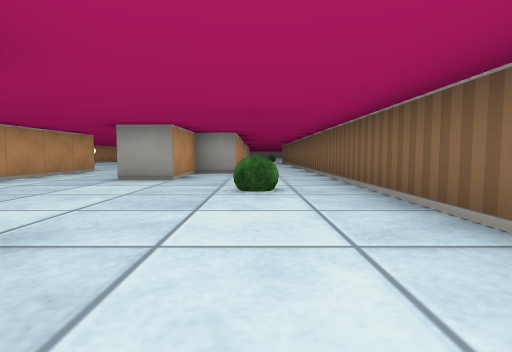
View 1 (above)

15 first-person views from a walk through a cub3D ray-caster map. The camera is about half as high as the walls, tilts 4° down and sees 80° across. The floor is counted in squares. Each view is taken from the middle of a square. On the plan, view 1 faces up. The plan holds only what a view shows up to about 9 squares ahead; the rest is blank.

View 2
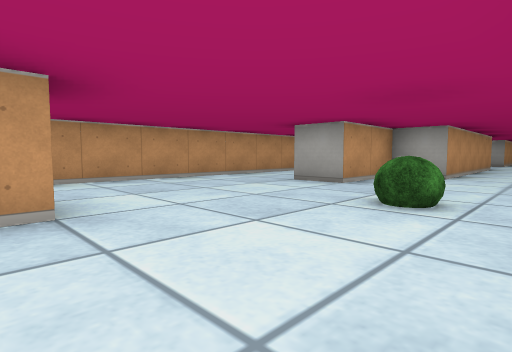

View 3
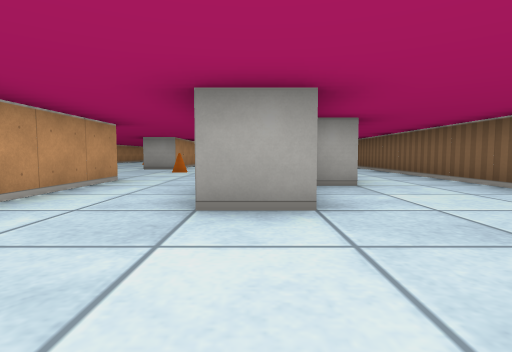

View 4
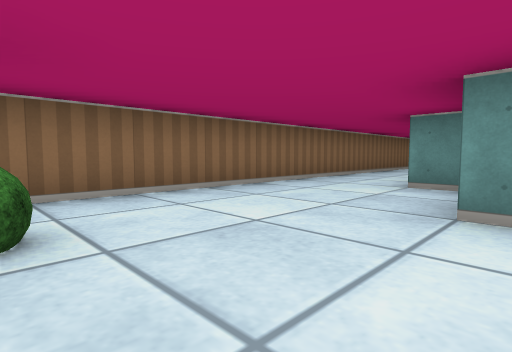

View 5
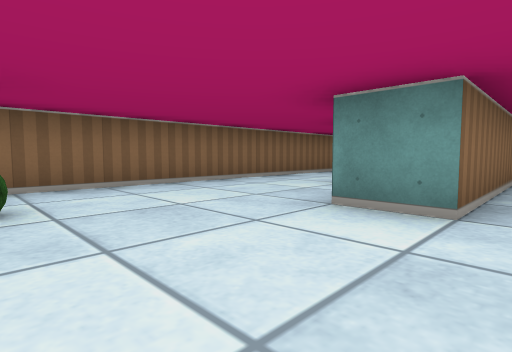

View 6
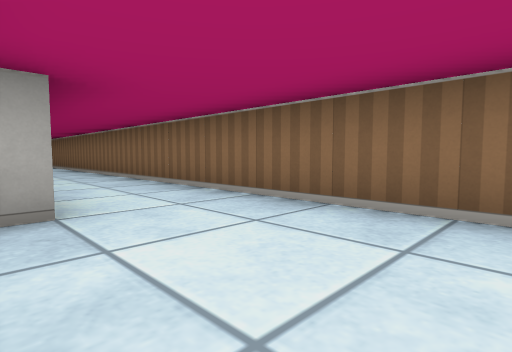

View 7
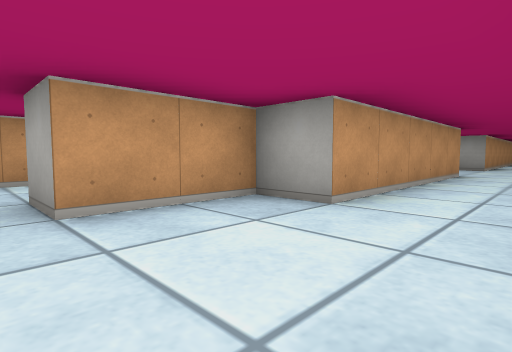

View 8
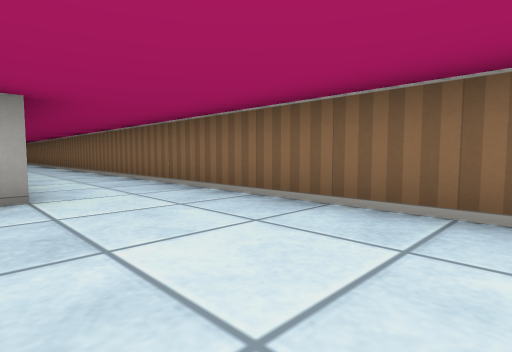

View 9
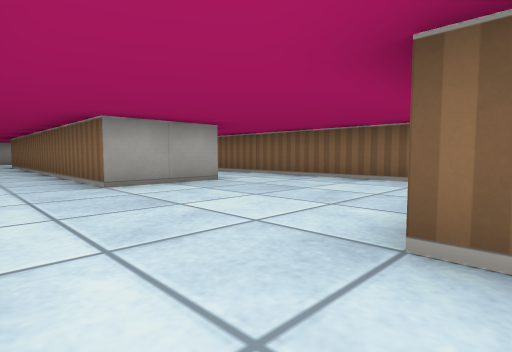

View 10
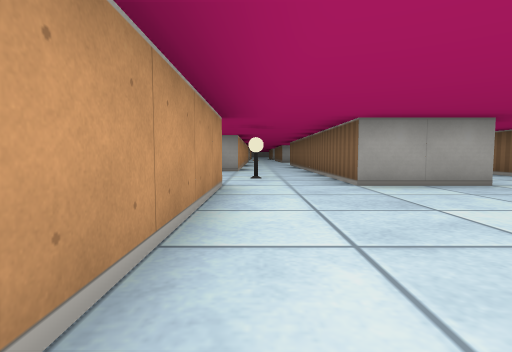

View 11
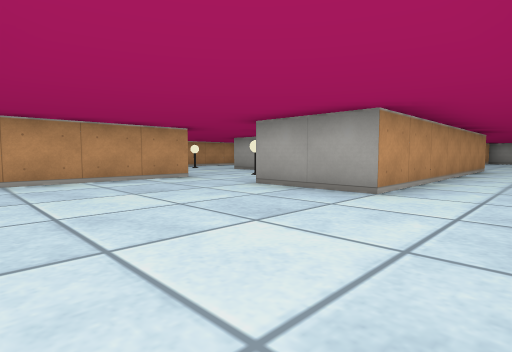

View 12
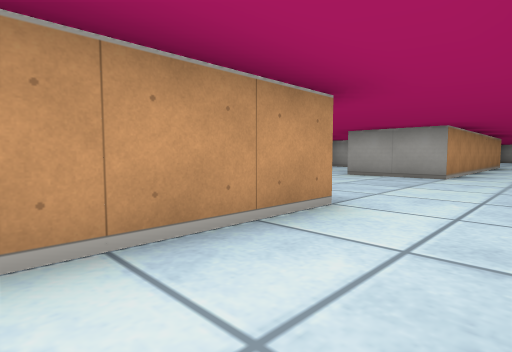

View 13
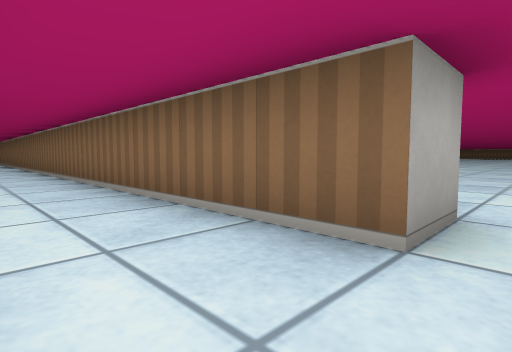

View 14
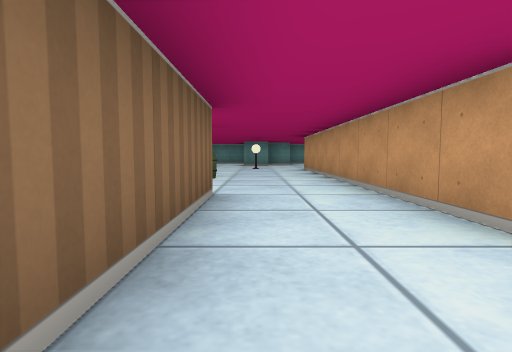

View 15
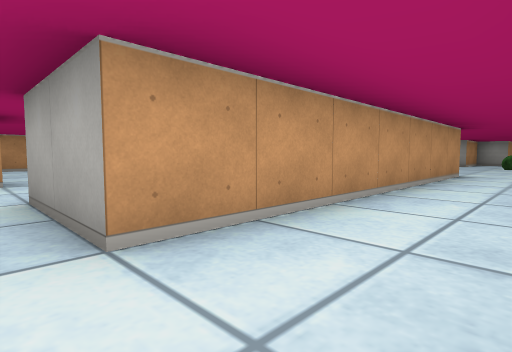

### Floor plan
Points are (right, up) in squares from view 1. A wall is a line through its corners. A room is listed if a view was taken in it or the views show most of it. See-through windows are left out.
Room 1 (views 1, 2, 3, 4, 5, 6, 7)
walls: (-2.5, 1.5) (-1.5, 1.5) (-1.5, 1.1); (-4.5, 8.5) (-4.5, 2); (-1.1, -0.5) (-0.5, -0.5); (1.5, -0.5) (1.5, 12.5); (-0.5, 12.5) (-0.5, 7.5) (-1.5, 7.5) (-1.5, 5.5) (-2.5, 5.5)
ways out: opening at (0.5, -1) to room 2; opening at (-3.5, 2.5) to room 3; opening at (-3.5, 8) to room 3; opening at (0.5, 12) to room 3
objects: bush (0, 4)
Room 2 (views 8, 11, 14, 15)
walls: (-0.5, -11.4) (-0.5, -13.6); (-4.5, -7.4) (-4.5, -10.5); (1.5, -13.5) (1.5, -0.5); (-0.5, -0.5) (-0.5, -7.5) (-2.5, -7.5)
ways out: opening at (0.5, -1) to room 1; opening at (-3.5, -9.2) to room 3; opening at (0.5, -12.5) to room 3
Room 3 (views 9, 10, 12, 13)
walls: (1.5, 12.5) (1.5, 15.2); (-0.5, 16.4) (-0.5, 15.5) (-1.1, 15.5); (-4.5, -3.5) (-5, -3.5); (-2.5, -7.5) (-2.5, 1.5); (2.6, -13.5) (1.5, -13.5); (-4.5, -10.5) (-4.5, -11.5); (-2.5, -12) (-2.5, -11.5); (-0.5, -13.6) (-0.5, -19); (-9.5, -6.4) (-9.5, -7.1)
ways out: opening at (-3.5, 2.5) to room 1; opening at (-3.5, 8) to room 1; opening at (0.5, 12) to room 1; opening at (-3.5, -9.2) to room 2; opening at (0.5, -12.5) to room 2
objects: lamp (-4, -6); cone (-4, 11); other object (2, -16)

Positions as (right, up) in squares from view 1, and headings:
1: (0, 0), facing up
2: (1, 1), facing up-left
3: (-2, 3), facing up
4: (-2, 4), facing down-right
5: (-3, 4), facing down-right
6: (-1, 5), facing up-right
7: (1, 5), facing up-left
8: (-1, -11), facing up-right
9: (-4, -12), facing up-right
10: (-4, -12), facing up
11: (1, -11), facing up-left
12: (1, -14), facing up-left
13: (0, -14), facing up-right
14: (1, -10), facing down
15: (1, -8), facing up-left
